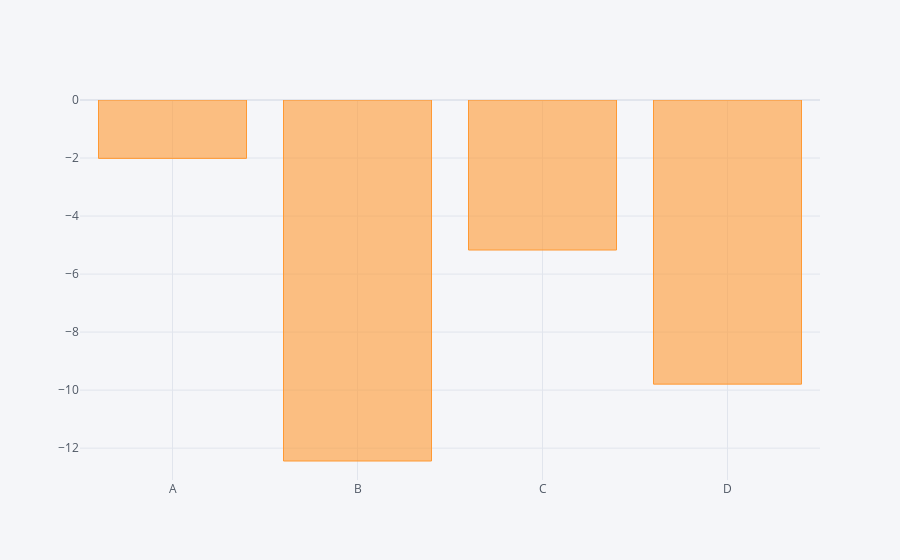

Source (notebook cell):
### Code cell
df.sum().iplot(kind='bar')

### Figure 1 — Plotly figure (JSON) as saved in the notebook; plotly's stock layout.template omitted (floating-point values rounded to 4 significant figures)
{"data": [{"marker": {"color": "rgba(255, 153, 51, 0.6)", "line": {"color": "rgba(255, 153, 51, 1.0)", "width": 1}}, "name": "None", "orientation": "v", "text": "", "type": "bar", "x": ["A", "B", "C", "D"], "y": [-2.013, -12.44, -5.171, -9.794]}], "layout": {"legend": {"bgcolor": "#F5F6F9", "font": {"color": "#4D5663"}}, "paper_bgcolor": "#F5F6F9", "plot_bgcolor": "#F5F6F9", "title": {"font": {"color": "#4D5663"}}, "xaxis": {"gridcolor": "#E1E5ED", "showgrid": true, "tickfont": {"color": "#4D5663"}, "title": {"font": {"color": "#4D5663"}, "text": ""}, "zerolinecolor": "#E1E5ED"}, "yaxis": {"gridcolor": "#E1E5ED", "showgrid": true, "tickfont": {"color": "#4D5663"}, "title": {"font": {"color": "#4D5663"}, "text": ""}, "zerolinecolor": "#E1E5ED"}}}
